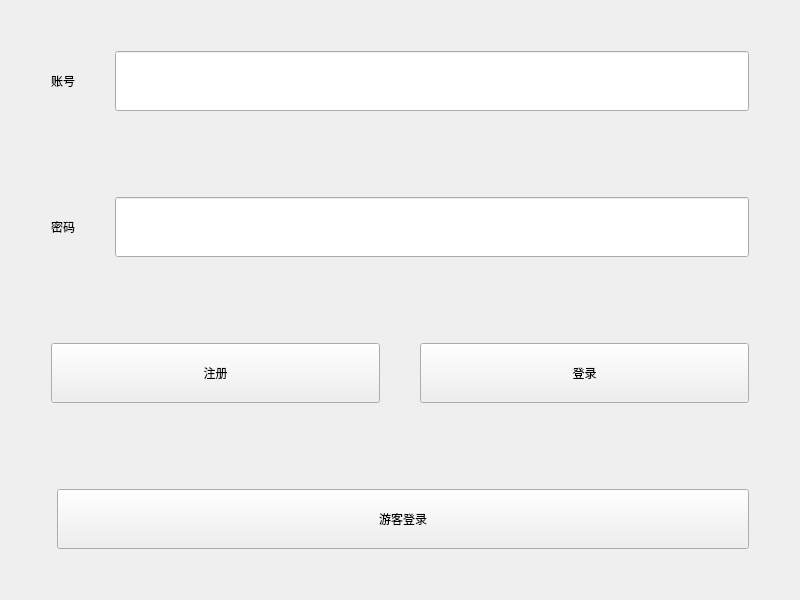
<?xml version="1.0" encoding="UTF-8"?>
<ui version="4.0">
 <class>Window_login</class>
 <widget class="QWidget" name="Window_login">
  <property name="geometry">
   <rect>
    <x>0</x>
    <y>0</y>
    <width>800</width>
    <height>600</height>
   </rect>
  </property>
  <property name="sizePolicy">
   <sizepolicy hsizetype="Preferred" vsizetype="Preferred">
    <horstretch>0</horstretch>
    <verstretch>0</verstretch>
   </sizepolicy>
  </property>
  <property name="windowTitle">
   <string>Window_login</string>
  </property>
  <layout class="QGridLayout" name="main_layout">
   <item row="0" column="0" colspan="2">
    <layout class="QHBoxLayout" name="h_layout1">
     <property name="spacing">
      <number>40</number>
     </property>
     <property name="leftMargin">
      <number>40</number>
     </property>
     <property name="topMargin">
      <number>40</number>
     </property>
     <property name="rightMargin">
      <number>40</number>
     </property>
     <property name="bottomMargin">
      <number>40</number>
     </property>
     <item>
      <widget class="QLabel" name="label">
       <property name="text">
        <string>账号</string>
       </property>
      </widget>
     </item>
     <item>
      <widget class="QLineEdit" name="txt_account">
       <property name="enabled">
        <bool>true</bool>
       </property>
       <property name="sizePolicy">
        <sizepolicy hsizetype="Expanding" vsizetype="Expanding">
         <horstretch>0</horstretch>
         <verstretch>0</verstretch>
        </sizepolicy>
       </property>
      </widget>
     </item>
    </layout>
   </item>
   <item row="1" column="0" colspan="2">
    <layout class="QHBoxLayout" name="h_layout2">
     <property name="spacing">
      <number>40</number>
     </property>
     <property name="leftMargin">
      <number>40</number>
     </property>
     <property name="topMargin">
      <number>40</number>
     </property>
     <property name="rightMargin">
      <number>40</number>
     </property>
     <property name="bottomMargin">
      <number>40</number>
     </property>
     <item>
      <widget class="QLabel" name="label_2">
       <property name="text">
        <string>密码</string>
       </property>
      </widget>
     </item>
     <item>
      <widget class="QLineEdit" name="txt_password">
       <property name="sizePolicy">
        <sizepolicy hsizetype="Expanding" vsizetype="Expanding">
         <horstretch>0</horstretch>
         <verstretch>0</verstretch>
        </sizepolicy>
       </property>
      </widget>
     </item>
    </layout>
   </item>
   <item row="2" column="0" colspan="2">
    <layout class="QHBoxLayout" name="h_layout3">
     <property name="spacing">
      <number>40</number>
     </property>
     <property name="leftMargin">
      <number>40</number>
     </property>
     <property name="topMargin">
      <number>40</number>
     </property>
     <property name="rightMargin">
      <number>40</number>
     </property>
     <property name="bottomMargin">
      <number>40</number>
     </property>
     <item>
      <widget class="QPushButton" name="btn_register">
       <property name="sizePolicy">
        <sizepolicy hsizetype="Minimum" vsizetype="Expanding">
         <horstretch>0</horstretch>
         <verstretch>0</verstretch>
        </sizepolicy>
       </property>
       <property name="text">
        <string>注册</string>
       </property>
      </widget>
     </item>
     <item>
      <widget class="QPushButton" name="btn_login">
       <property name="sizePolicy">
        <sizepolicy hsizetype="Minimum" vsizetype="Expanding">
         <horstretch>0</horstretch>
         <verstretch>0</verstretch>
        </sizepolicy>
       </property>
       <property name="text">
        <string>登录</string>
       </property>
      </widget>
     </item>
    </layout>
   </item>
   <item row="3" column="1">
    <layout class="QHBoxLayout" name="h_layout4">
     <property name="spacing">
      <number>40</number>
     </property>
     <property name="leftMargin">
      <number>40</number>
     </property>
     <property name="topMargin">
      <number>40</number>
     </property>
     <property name="rightMargin">
      <number>40</number>
     </property>
     <property name="bottomMargin">
      <number>40</number>
     </property>
     <item>
      <widget class="QPushButton" name="btn_loginByGuest">
       <property name="sizePolicy">
        <sizepolicy hsizetype="Expanding" vsizetype="Expanding">
         <horstretch>0</horstretch>
         <verstretch>0</verstretch>
        </sizepolicy>
       </property>
       <property name="text">
        <string>游客登录</string>
       </property>
      </widget>
     </item>
    </layout>
   </item>
  </layout>
 </widget>
 <resources/>
 <connections/>
</ui>
